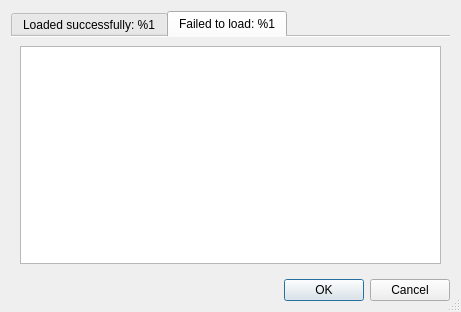
<?xml version="1.0" encoding="UTF-8"?>
<ui version="4.0">
 <class>LoadFilesStatusDialog</class>
 <widget class="QDialog" name="LoadFilesStatusDialog">
  <property name="geometry">
   <rect>
    <x>0</x>
    <y>0</y>
    <width>461</width>
    <height>312</height>
   </rect>
  </property>
  <property name="windowTitle">
   <string>Some files failed to load</string>
  </property>
  <property name="sizeGripEnabled">
   <bool>true</bool>
  </property>
  <layout class="QVBoxLayout" name="verticalLayout_3">
   <item>
    <widget class="QTabWidget" name="tabWidget">
     <property name="currentIndex">
      <number>1</number>
     </property>
     <property name="documentMode">
      <bool>true</bool>
     </property>
     <widget class="QWidget" name="loadedTab">
      <attribute name="title">
       <string>Loaded successfully: %1</string>
      </attribute>
      <layout class="QVBoxLayout" name="verticalLayout">
       <item>
        <widget class="QPlainTextEdit" name="loadedFiles">
         <property name="palette">
          <palette>
           <active>
            <colorrole role="Text">
             <brush brushstyle="SolidPattern">
              <color alpha="255">
               <red>0</red>
               <green>161</green>
               <blue>0</blue>
              </color>
             </brush>
            </colorrole>
           </active>
           <inactive>
            <colorrole role="Text">
             <brush brushstyle="SolidPattern">
              <color alpha="255">
               <red>0</red>
               <green>161</green>
               <blue>0</blue>
              </color>
             </brush>
            </colorrole>
           </inactive>
           <disabled>
            <colorrole role="Text">
             <brush brushstyle="SolidPattern">
              <color alpha="255">
               <red>120</red>
               <green>120</green>
               <blue>120</blue>
              </color>
             </brush>
            </colorrole>
           </disabled>
          </palette>
         </property>
         <property name="font">
          <font>
           <weight>75</weight>
           <bold>true</bold>
          </font>
         </property>
         <property name="lineWrapMode">
          <enum>QPlainTextEdit::NoWrap</enum>
         </property>
         <property name="readOnly">
          <bool>true</bool>
         </property>
        </widget>
       </item>
      </layout>
     </widget>
     <widget class="QWidget" name="failedTab">
      <attribute name="title">
       <string>Failed to load: %1</string>
      </attribute>
      <layout class="QVBoxLayout" name="verticalLayout_2">
       <item>
        <widget class="QPlainTextEdit" name="failedFiles">
         <property name="palette">
          <palette>
           <active>
            <colorrole role="Text">
             <brush brushstyle="SolidPattern">
              <color alpha="255">
               <red>198</red>
               <green>18</green>
               <blue>18</blue>
              </color>
             </brush>
            </colorrole>
           </active>
           <inactive>
            <colorrole role="Text">
             <brush brushstyle="SolidPattern">
              <color alpha="255">
               <red>198</red>
               <green>18</green>
               <blue>18</blue>
              </color>
             </brush>
            </colorrole>
           </inactive>
           <disabled>
            <colorrole role="Text">
             <brush brushstyle="SolidPattern">
              <color alpha="255">
               <red>120</red>
               <green>120</green>
               <blue>120</blue>
              </color>
             </brush>
            </colorrole>
           </disabled>
          </palette>
         </property>
         <property name="font">
          <font>
           <weight>75</weight>
           <bold>true</bold>
          </font>
         </property>
         <property name="lineWrapMode">
          <enum>QPlainTextEdit::NoWrap</enum>
         </property>
         <property name="readOnly">
          <bool>true</bool>
         </property>
        </widget>
       </item>
      </layout>
     </widget>
    </widget>
   </item>
   <item>
    <widget class="QDialogButtonBox" name="buttonBox">
     <property name="orientation">
      <enum>Qt::Horizontal</enum>
     </property>
     <property name="standardButtons">
      <set>QDialogButtonBox::Cancel|QDialogButtonBox::Ok</set>
     </property>
    </widget>
   </item>
  </layout>
 </widget>
 <resources/>
 <connections>
  <connection>
   <sender>buttonBox</sender>
   <signal>accepted()</signal>
   <receiver>LoadFilesStatusDialog</receiver>
   <slot>accept()</slot>
   <hints>
    <hint type="sourcelabel">
     <x>257</x>
     <y>302</y>
    </hint>
    <hint type="destinationlabel">
     <x>157</x>
     <y>274</y>
    </hint>
   </hints>
  </connection>
  <connection>
   <sender>buttonBox</sender>
   <signal>rejected()</signal>
   <receiver>LoadFilesStatusDialog</receiver>
   <slot>reject()</slot>
   <hints>
    <hint type="sourcelabel">
     <x>325</x>
     <y>302</y>
    </hint>
    <hint type="destinationlabel">
     <x>286</x>
     <y>274</y>
    </hint>
   </hints>
  </connection>
 </connections>
</ui>
